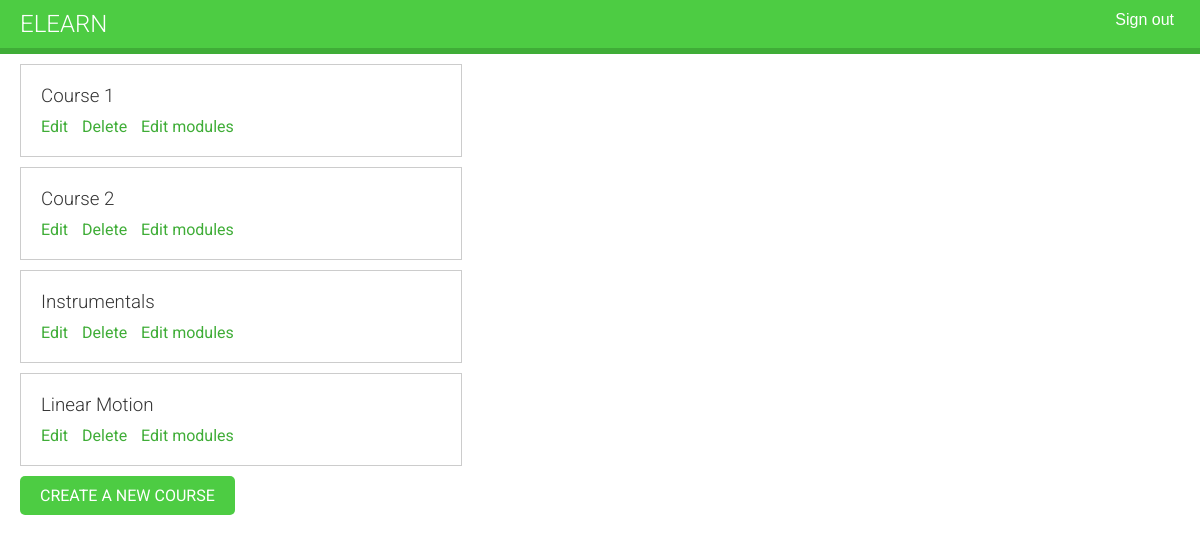
The page /course/mine/ (signed in) on the database its author committed.
### courses/models.py (models this page shows, shortened)
class Course(models.Model):
    owner = models.ForeignKey(
        User,
        related_name = 'courses_created',
        on_delete = models.CASCADE
    )
    subject = models.ForeignKey(
        Subject,
        related_name = 'courses',
        on_delete = models.CASCADE
    )
    title = models.CharField(max_length = 200)
    slug = models.CharField(max_length = 200, unique = True)
    overview = models.TextField()
    created = models.DateTimeField(auto_now_add = True)
    class Meta:
        ordering = ['created']

### courses/views.py (the view)
class ManageCourseListView(OwnerCourseMixin, ListView):
    model = Course
    template_name = 'courses/manage/course/list.html'
    permission_required = 'courses.view_course'

### courses/views.py (called while the page is built)
    def get_queryset(self):
        qs = super().get_queryset()
        return qs.filter(owner = self.request.user)

### courses/templates/courses/manage/course/list.html (shortened to what this page needs)
{% extends "base.html" %}
{% block content %}
    <div class="module">
        {% for course in object_list %}
            <div class="course-info">
                <h3>{{ course.title }}</h3>
                <p>
                    <a href="{% url 'course_edit' course.id %}">Edit</a>
                    <a href="{% url 'course_delete' course.id %}">Delete</a>
                    <a href="{% url 'course_module_update' course.id %}">Edit modules</a>
                </p>
            </div>
            {% empty %}
            <p>You haven't created any courses yet.</p>
        {% endfor %}
        <p>
            <a href="{% url 'course_create' %}" class="button">Create a new course</a>
        </p>
    </div>
{% endblock content %}

### courses/static/css/base.css (style rules this page uses)
body { margin:0; font-family:'Roboto', sans-serif; font-weight:400; color:#333; }
a { color:#3fad37; text-decoration:none; }
h1, h2, h3, h4, h5, h6 { font-family:'Roboto', sans-serif; font-weight:300; }
.module { padding:10px 20px; float:left; width:600px; }
.module h3 { margin:20px 0 0; padding:0; width:100%; }
.module p { margin:10px 0 20px; width:100%; float:left; }
input[type=submit], a.button { border-radius:5px; background:#4dcc43; color:#fff; font-size:16px; text-transform:uppercase; border:none; padding:10px 20px; margin:20px 0; }
.course-info { border:1px solid #ccc; padding:0 20px; margin-bottom:10px; width:400px; overflow:auto; }
.course-info a { margin-right:10px; }

### rows shown on the page
Course: title "Course 1"
Course: title "Course 2"
Course: title "Instrumentals"
Course: title "Linear Motion"
